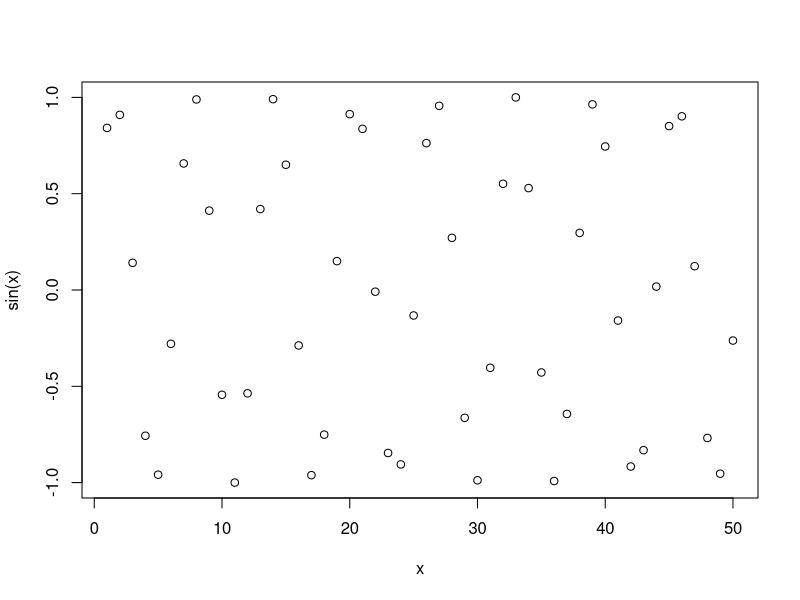
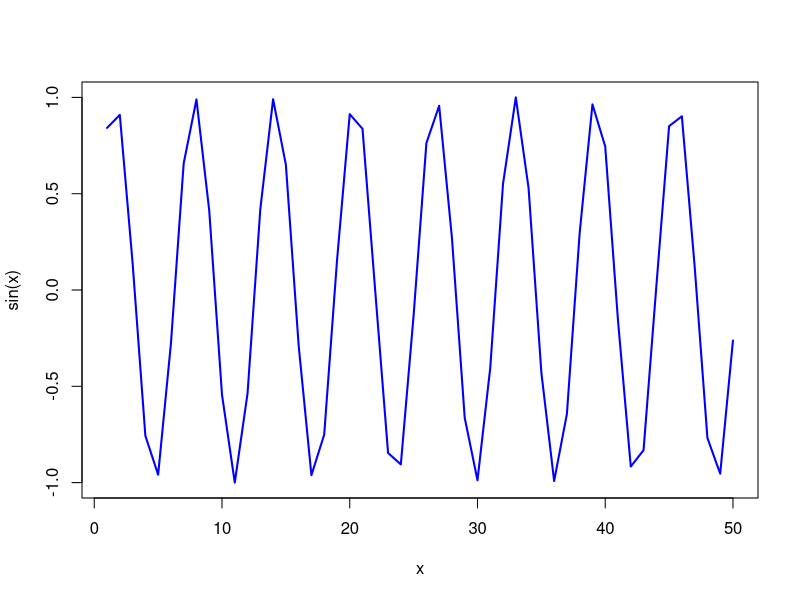

These figures' R source, in order:
#' ---
#' title: "Plots from Week 2"

#' author: "Patricia Chen"

#' date: "April 18th, 2023"

#' ---

#a plot from week 2
x <- 1:50

plot(x, sin(x))

#make this a bit nicer
plot(x, sin(x), type="l", col="blue", lwd=2)
